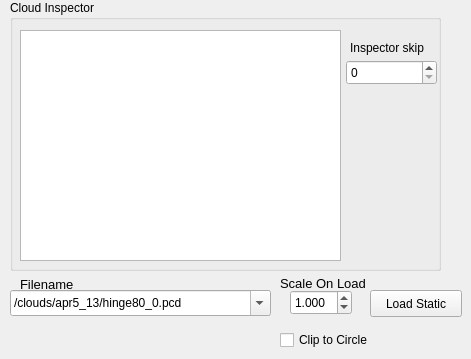
   <widget class="QWidget" name="tab_6">
    <attribute name="title">
     <string>Pointclouds</string>
    </attribute>
    <widget class="QPushButton" name="pushButton_loadPcd">
     <property name="geometry">
      <rect>
       <x>370</x>
       <y>290</y>
       <width>92</width>
       <height>27</height>
      </rect>
     </property>
     <property name="text">
      <string>Load Static</string>
     </property>
    </widget>
    <widget class="QGroupBox" name="groupBox_8">
     <property name="geometry">
      <rect>
       <x>10</x>
       <y>0</y>
       <width>431</width>
       <height>271</height>
      </rect>
     </property>
     <property name="title">
      <string>Cloud Inspector</string>
     </property>
     <widget class="QTextBrowser" name="StatusDisplayCloud">
      <property name="geometry">
       <rect>
        <x>10</x>
        <y>30</y>
        <width>321</width>
        <height>231</height>
       </rect>
      </property>
      <property name="font">
       <font>
        <pointsize>10</pointsize>
       </font>
      </property>
      <property name="acceptDrops">
       <bool>false</bool>
      </property>
      <property name="frameShadow">
       <enum>QFrame::Sunken</enum>
      </property>
      <property name="lineWidth">
       <number>1</number>
      </property>
      <property name="verticalScrollBarPolicy">
       <enum>Qt::ScrollBarAlwaysOff</enum>
      </property>
      <property name="horizontalScrollBarPolicy">
       <enum>Qt::ScrollBarAlwaysOff</enum>
      </property>
     </widget>
     <widget class="QSpinBox" name="spinBoxSkipCloudPoints">
      <property name="geometry">
       <rect>
        <x>336</x>
        <y>60</y>
        <width>91</width>
        <height>25</height>
       </rect>
      </property>
      <property name="maximum">
       <number>9999999</number>
      </property>
     </widget>
     <widget class="QLabel" name="label_10">
      <property name="geometry">
       <rect>
        <x>340</x>
        <y>40</y>
        <width>81</width>
        <height>16</height>
       </rect>
      </property>
      <property name="font">
       <font>
        <pointsize>9</pointsize>
       </font>
      </property>
      <property name="text">
       <string>Inspector skip</string>
      </property>
     </widget>
    </widget>
    <widget class="QComboBox" name="comboBoxCloudFilename">
     <property name="geometry">
      <rect>
       <x>10</x>
       <y>290</y>
       <width>261</width>
       <height>26</height>
      </rect>
     </property>
     <property name="editable">
      <bool>true</bool>
     </property>
     <property name="frame">
      <bool>true</bool>
     </property>
     <item>
      <property name="text">
       <string>/clouds/apr5_13/hinge80_0.pcd</string>
      </property>
     </item>
     <item>
      <property name="text">
       <string>/clouds/angletest.pcd</string>
      </property>
     </item>
     <item>
      <property name="text">
       <string>/clouds/barTest.pcd</string>
      </property>
     </item>
     <item>
      <property name="text">
       <string>/clouds/triangle.pcd</string>
      </property>
     </item>
     <item>
      <property name="text">
       <string>/clouds/vertplane.pcd</string>
      </property>
     </item>
     <item>
      <property name="text">
       <string>/clouds/testscene.pcd</string>
      </property>
     </item>
    </widget>
    <widget class="QDoubleSpinBox" name="doubleSpinBoxCloudLoadScale">
     <property name="geometry">
      <rect>
       <x>290</x>
       <y>290</y>
       <width>62</width>
       <height>25</height>
      </rect>
     </property>
     <property name="decimals">
      <number>3</number>
     </property>
     <property name="minimum">
      <double>-99999999.000000000000000</double>
     </property>
     <property name="maximum">
      <double>99999999.000000000000000</double>
     </property>
     <property name="singleStep">
      <double>0.010000000000000</double>
     </property>
     <property name="value">
      <double>1.000000000000000</double>
     </property>
    </widget>
    <widget class="QLabel" name="label_16">
     <property name="geometry">
      <rect>
       <x>20</x>
       <y>276</y>
       <width>62</width>
       <height>16</height>
      </rect>
     </property>
     <property name="font">
      <font>
       <pointsize>10</pointsize>
      </font>
     </property>
     <property name="text">
      <string>Filename</string>
     </property>
    </widget>
    <widget class="QLabel" name="label_17">
     <property name="geometry">
      <rect>
       <x>280</x>
       <y>275</y>
       <width>91</width>
       <height>16</height>
      </rect>
     </property>
     <property name="font">
      <font>
       <pointsize>10</pointsize>
      </font>
     </property>
     <property name="text">
      <string>Scale On Load</string>
     </property>
    </widget>
    <widget class="QCheckBox" name="checkBoxClipCircle">
     <property name="geometry">
      <rect>
       <x>280</x>
       <y>330</y>
       <width>111</width>
       <height>20</height>
      </rect>
     </property>
     <property name="text">
      <string>Clip to Circle</string>
     </property>
    </widget>
   </widget>
